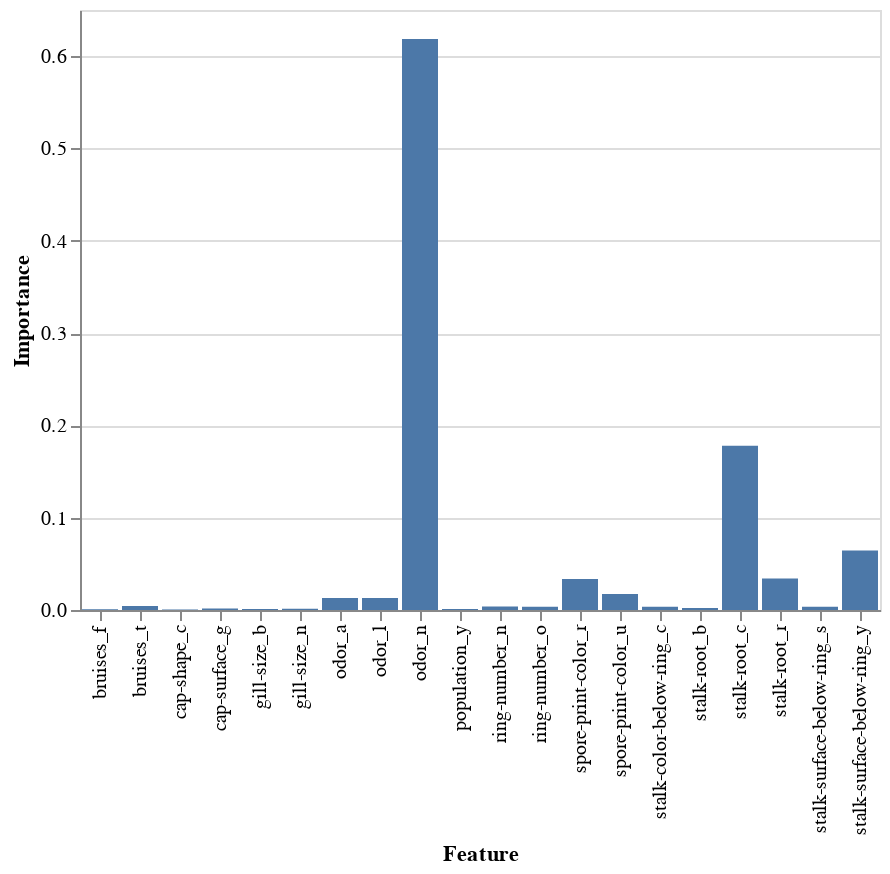

The notebook cell this image was saved under:
### Code cell
feat_import.plot.bar(x='Feature', y='Importance')

### Figure 1 — Vega-Lite specification as saved in the notebook (floating-point values rounded to 4 significant figures)
{"config": {"view": {"continuousWidth": 300, "continuousHeight": 300}}, "data": {"name": "data-d431af5607f146d6a3b6a674403329c5"}, "mark": {"type": "bar", "tooltip": true}, "encoding": {"x": {"field": "Feature", "type": "nominal"}, "y": {"field": "Importance", "type": "quantitative"}}, "params": [{"name": "param_4", "select": {"type": "interval", "encodings": ["x", "y"]}, "bind": "scales"}], "$schema": "https://vega.github.io/schema/vega-lite/v5.20.1.json", "datasets": {"data-d431af5607f146d6a3b6a674403329c5": [{"Feature": "cap-shape_c", "Importance": 0.0005786}, {"Feature": "bruises_f", "Importance": 0.0006968}, {"Feature": "population_y", "Importance": 0.001136}, {"Feature": "gill-size_b", "Importance": 0.001171}, {"Feature": "gill-size_n", "Importance": 0.001226}, {"Feature": "cap-surface_g", "Importance": 0.001733}, {"Feature": "stalk-root_b", "Importance": 0.002297}, {"Feature": "ring-number_o", "Importance": 0.003487}, {"Feature": "stalk-surface-below-ring_s", "Importance": 0.003558}, {"Feature": "stalk-color-below-ring_c", "Importance": 0.00363}, {"Feature": "ring-number_n", "Importance": 0.003704}, {"Feature": "bruises_t", "Importance": 0.004429}, {"Feature": "odor_a", "Importance": 0.01307}, {"Feature": "odor_l", "Importance": 0.01308}, {"Feature": "spore-print-color_u", "Importance": 0.01746}, {"Feature": "spore-print-color_r", "Importance": 0.03367}, {"Feature": "stalk-root_r", "Importance": 0.03409}, {"Feature": "stalk-surface-below-ring_y", "Importance": 0.06444}, {"Feature": "stalk-root_c", "Importance": 0.1781}, {"Feature": "odor_n", "Importance": 0.6185}]}}
